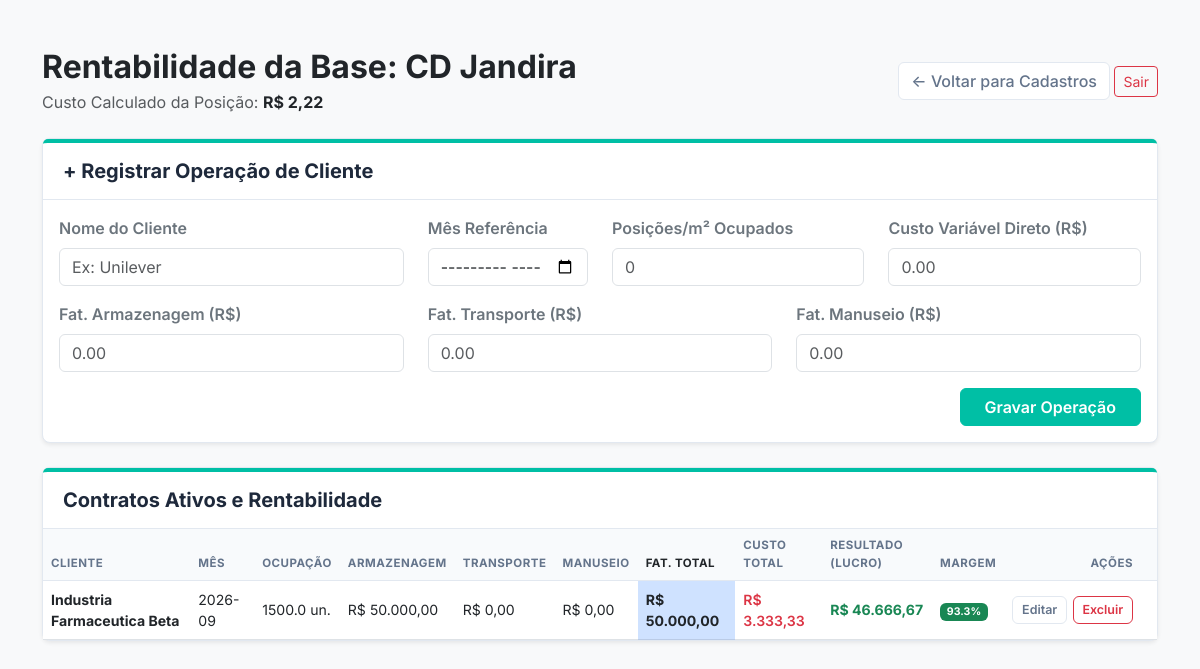
The page /rentabilidade/1 (signed in) on the database its author committed.
### app.py (models this page shows)
class CentroDistribuicao(db.Model):
    id = db.Column(db.Integer, primary_key=True)
    empresa_id = db.Column(db.Integer, db.ForeignKey('empresa.id'), nullable=False)
    nome = db.Column(db.String(100), nullable=False)
    metragem = db.Column(db.Float, nullable=False)
    capacidade_paletes = db.Column(db.Integer, nullable=False)

class OperacaoCliente(db.Model):
    id = db.Column(db.Integer, primary_key=True)
    cd_id = db.Column(db.Integer, db.ForeignKey('centro_distribuicao.id'), nullable=False)
    mes_referencia = db.Column(db.String(7), nullable=False, default="2026-09") # Garantindo a existência da coluna
    cliente_nome = db.Column(db.String(100), nullable=False)
    paletes_ocupados = db.Column(db.Float, nullable=False)
    fat_armazenagem = db.Column(db.Float, default=0.0)
    fat_transporte = db.Column(db.Float, default=0.0)
    fat_manuseio = db.Column(db.Float, default=0.0)
    custo_variavel = db.Column(db.Float, nullable=False)
    @property
    def faturamento(self):
        return self.fat_armazenagem + self.fat_transporte + self.fat_manuseio

### app.py (the view, shortened to what this page needs)
@app.route('/rentabilidade/<int:cd_id>', methods=['GET', 'POST'])
@login_required
@requer_plano('Premium')
def rentabilidade_clientes(cd_id):
    cd_atual = CentroDistribuicao.query.get_or_404(cd_id)
    custos_cd = CustoCD.query.filter_by(cd_id=cd_id).all()
    total_fixo = sum(c.valor for c in custos_cd if c.tipo_custo == 'Fixo')
    divisor = cd_atual.capacidade_paletes if cd_atual.capacidade_paletes > 0 else cd_atual.metragem
    custo_posicao = total_fixo / divisor if divisor > 0 else 0
    operacoes_banco = OperacaoCliente.query.filter_by(cd_id=cd_id).all()
    lista_resultados = [] # Caixa vazia para guardarmos os resultados finais
    for op in operacoes_banco:
        custo_do_cliente = (op.paletes_ocupados * custo_posicao) + op.custo_variavel
        lucro_real = op.faturamento - custo_do_cliente
        margem_percentual = (lucro_real / op.faturamento) * 100 if op.faturamento > 0 else 0
        lista_resultados.append({
            'id': op.id,
            'nome': op.cliente_nome,
            'mes': op.mes_referencia,
            'fat_arm': op.fat_armazenagem,      # GAVETA 1: Receita de Armazenagem
            'fat_trans': op.fat_transporte,    # GAVETA 2: Receita de Frete
            'fat_man': op.fat_manuseio,        # GAVETA 3: Receita de Handling
            'faturamento': op.faturamento,      # GAVETA TOTAL: Soma calculada pela @property
            'paletes': op.paletes_ocupados,
            'custo': custo_do_cliente,
            'lucro': lucro_real,
            'margem': margem_percentual
        })
    return render_template('rentabilidade.html', cd=cd_atual, custo_posicao=custo_posicao, resultados=lista_resultados)

### app.py (called while the page is built)
@app.template_filter('moeda_br')
def formato_moeda_br(valor):
    valor_formatado = f"{valor:,.2f}"
    valor_formatado = valor_formatado.replace(',', 'X').replace('.', ',').replace('X', '.')
    return valor_formatado

### auth.py (called while the page is built, shortened)
def inicializar_auth(app, db, login_manager):
    global UsuarioModel
    class Usuario(UserMixin, db.Model):
        __tablename__ = 'usuario'
        id = db.Column(db.Integer, primary_key=True)
        empresa_id = db.Column(db.Integer, db.ForeignKey('empresa.id'), nullable=False)
        id = db.Column(db.Integer, primary_key=True)
        email = db.Column(db.String(120), unique=True, nullable=False)
        nome = db.Column(db.String(100), nullable=False)
        senha_hash = db.Column(db.String(256), nullable=False)
    UsuarioModel = Usuario
    @login_manager.user_loader
    def carregar_usuario(user_id):
        return UsuarioModel.query.get(int(user_id))
    return UsuarioModel

### templates/rentabilidade.html (shortened to what this page needs)
<!DOCTYPE html>
<html lang="pt-br">
  <head>
    <link
      href="https://cdn.jsdelivr.net/npm/bootstrap@5.3.0/dist/css/bootstrap.min.css"
      rel="stylesheet"
    />
    <link
      rel="stylesheet"
      href="{{ url_for('static', filename='css/style.css') }}"
    />
  </head>
  <body class="bg-light">
    <div class="container mt-5 mb-5">
      <div class="d-flex justify-content-between align-items-center mb-4">
        <div>
          <h2 class="fw-bold text-dark mb-1">
            Rentabilidade da Base: {{ cd.nome }}
          </h2>
          <span class="text-muted"
            >Custo Calculado da Posição:
            <strong class="text-dark"
              >R$ {{ custo_posicao | moeda_br }}</strong
            ></span
          >
        </div>
        <div>
          <a href="/cadastro" class="btn btn-outline-secundaria"
            >← Voltar para Cadastros</a
          >
          <a
            href="{{ url_for('auth.logout') }}"
            class="btn btn-outline-danger btn-sm"
          >
            Sair
          </a>
        </div>
      </div>
      <div class="card shadow-sm mb-4">
        <div class="card-header card-header-clean">
          <h5>+ Registrar Operação de Cliente</h5>
        </div>
        <div class="card-body">
          <form method="POST">
            <div class="row">
              <div class="col-md-4 mb-3">
                <label class="form-label fw-semibold text-secondary"
                  >Nome do Cliente</label
                >
                <input
                  type="text"
                  class="form-control"
                  name="nome_cliente"
                  placeholder="Ex: Unilever"
                  required
                />
              </div>
              <div class="col-md-2 mb-3">
                <label class="form-label fw-semibold text-secondary"
                  >Mês Referência</label
                >
                <input
                  type="month"
                  class="form-control"
                  name="mes_ref"
                  required
                />
              </div>
              <div class="col-md-3 mb-3">
                <label class="form-label fw-semibold text-secondary"
                  >Posições/m² Ocupados</label
                >
                <input
                  type="number"
                  step="0.1"
                  class="form-control"
                  name="paletes_ocupados"
                  placeholder="0"
                  required
                />
              </div>
              <div class="col-md-3 mb-3">
                <label class="form-label fw-semibold text-secondary"
                  >Custo Variável Direto (R$)</label
                >
                <input
                  type="number"
                  step="0.01"
                  class="form-control"
                  name="custo_variavel"
                  placeholder="0.00"
                  required
                />
              </div>
            </div>
            <div class="row">
              <div class="col-md-4 mb-3">
                <label class="form-label fw-semibold text-secondary"
                  >Fat. Armazenagem (R$)</label
                >
                <input
                  type="number"
                  step="0.01"
                  class="form-control"
                  name="fat_armazenagem"
                  placeholder="0.00"
                  required
                />
              </div>
              <div class="col-md-4 mb-3">
                <label class="form-label fw-semibold text-secondary"
                  >Fat. Transporte (R$)</label
                >
                <input
                  type="number"
                  step="0.01"
                  class="form-control"
                  name="fat_transporte"
                  placeholder="0.00"
                  required
                />
              </div>
              <div class="col-md-4 mb-3">
                <label class="form-label fw-semibold text-secondary"
                  >Fat. Manuseio (R$)</label
                >
                <input
                  type="number"
                  step="0.01"
                  class="form-control"
                  name="fat_manuseio"
                  placeholder="0.00"
                  required
                />
              </div>
            </div>
            <div class="d-flex justify-content-end">
              <button type="submit" class="btn btn-empresa px-4">
                Gravar Operação
              </button>
            </div>
          </form>
        </div>
      </div>
      <div class="card shadow-sm">
        <div class="card-header card-header-clean">
          <h5>Contratos Ativos e Rentabilidade</h5>
        </div>
        <div class="card-body p-0">
          <div class="table-responsive">
            <table class="table table-hover align-middle mb-0">
              <thead>
                <tr>
                  <th>Cliente</th>
                  <th>Mês</th>
                  <th>Ocupação</th>
                  <th>Armazenagem</th>
                  <th>Transporte</th>
                  <th>Manuseio</th>
                  <th class="table-primary text-dark">Fat. Total</th>
                  <th>Custo Total</th>
                  <th>Resultado (Lucro)</th>
                  <th>Margem</th>
                  <th class="text-end" style="padding-right: 1.5rem">Ações</th>
                </tr>
              </thead>
              <tbody>
                {% for item in resultados %}
                <tr>
                  <td><strong class="text-dark">{{ item.nome }}</strong></td>
                  <td>{{ item.mes }}</td>
                  <td>{{ item.paletes }} un.</td>
                  <td>R$ {{ item.fat_arm | moeda_br }}</td>
                  <td>R$ {{ item.fat_trans | moeda_br }}</td>
                  <td>R$ {{ item.fat_man | moeda_br }}</td>
                  <td class="table-primary text-dark fw-bold">
                    R$ {{ item.faturamento | moeda_br }}
                  </td>
                  <td class="text-danger fw-semibold">
                    R$ {{ item.custo | moeda_br }}
                  </td>
                  <td
                    class="fw-bold {% if item.lucro >= 0 %}text-success{% else %}text-danger{% endif %}"
                  >
                    R$ {{ item.lucro | moeda_br }}
                  </td>
                  <td>
                    {% if item.margem >= 20 %}
                    <span class="badge bg-success"
                      >{{ "%.1f"|format(item.margem) }}%</span
                    >
                    {% elif item.margem > 0 %}
                    <span class="badge bg-warning text-dark"
                      >{{ "%.1f"|format(item.margem) }}%</span
                    >
                    {% else %}
                    <span class="badge bg-danger"
                      >{{ "%.1f"|format(item.margem) }}%</span
                    >
                    {% endif %}
                  </td>
                  <td class="text-end" style="padding-right: 1.5rem">
                    <div class="acoes-tabela">
                      <a
                        href="{{ url_for('editar_cliente', cliente_id=item.id) }}"
                        class="btn btn-outline-secundaria"
                        >Editar</a
                      >
                      <form
                        action="{{ url_for('excluir_cliente', cliente_id=item.id) }}"
                        method="POST"
                        class="d-inline"
                        onsubmit="return confirm('Deseja realmente excluir esta operação?');"
                      >
                        <button type="submit" class="btn btn-outline-danger">
                          Excluir
                        </button>
                      </form>
                    </div>
                  </td>
                </tr>
                {% endfor %}
              </tbody>
            </table>
          </div>
        </div>
      </div>
    </div>
  </body>
</html>

### static/css/style.css (style rules this page uses)
:root { --cor-primaria: #00bfa5; --cor-primaria-hover: #009688; --cor-grafite-dark: #1e293b; --cor-grafite-muted: #64748b; --cor-cinza-bg: #f8fafc; --cor-borda: #e2e8f0; }
* { font-family: "Inter", -apple-system, BlinkMacSystemFont, sans-serif; }
body { background-color: var(--cor-cinza-bg); color: var(--cor-grafite-dark); }
.card-header-clean { background-color: #ffffff !important; border-top: 4px solid var(--cor-primaria); border-bottom: 1px solid var(--cor-borda); padding: 1rem 1.25rem; }
.card-header-clean h5 { color: var(--cor-grafite-dark); font-weight: 700; margin-bottom: 0; }
.card { border: 1px solid var(--cor-borda); border-radius: 8px; background-color: #ffffff; }
.btn-empresa { background-color: var(--cor-primaria); color: #ffffff; border: 1px solid var(--cor-primaria); font-weight: 600; }
.btn-outline-secundaria { color: var(--cor-grafite-muted); border: 1px solid var(--cor-borda); background-color: #ffffff; font-weight: 500; }
.table { font-size: 0.88rem; }
.table thead th { background-color: #f8fafc; color: var(--cor-grafite-muted); text-transform: uppercase; font-size: 0.72rem; letter-spacing: 0.5px; font-weight: 700; border-bottom: 1px solid var(--cor-borda); }
.acoes-tabela { display: inline-flex; gap: 0.35rem; align-items: center; }
.acoes-tabela .btn { padding: 0.25rem 0.55rem; font-size: 0.78rem; font-weight: 600; }

### rows shown on the page
CentroDistribuicao: nome "CD Jandira"
OperacaoCliente: nome "Industria Farmaceutica Beta", mes "2026-09", paletes "1500.0", fat_arm|moeda_br "50.000,00", fat_trans|moeda_br "0,00", fat_man|moeda_br "0,00", faturamento|moeda_br "50.000,00", custo|moeda_br "3.333,33", lucro|moeda_br "46.666,67", margem "93.3"

### other values the page prints
{{ custo_posicao | moeda_br }} "2,22"
